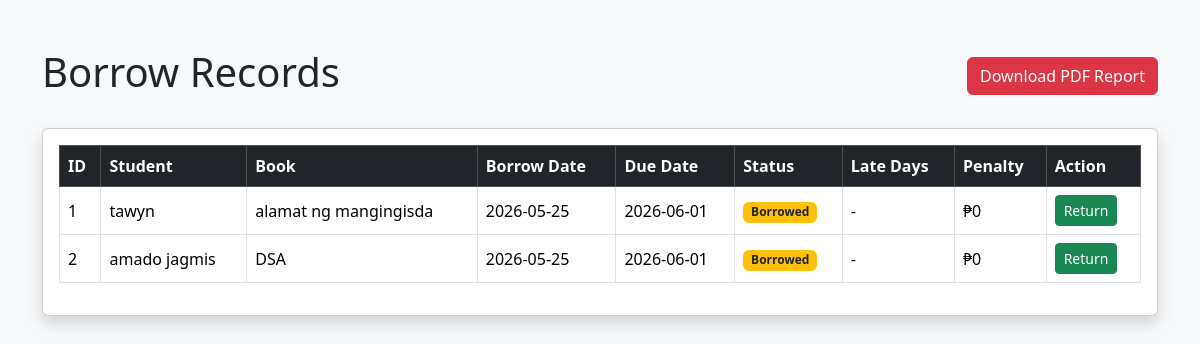
Before: /borrow_records (signed in) with the older database file.
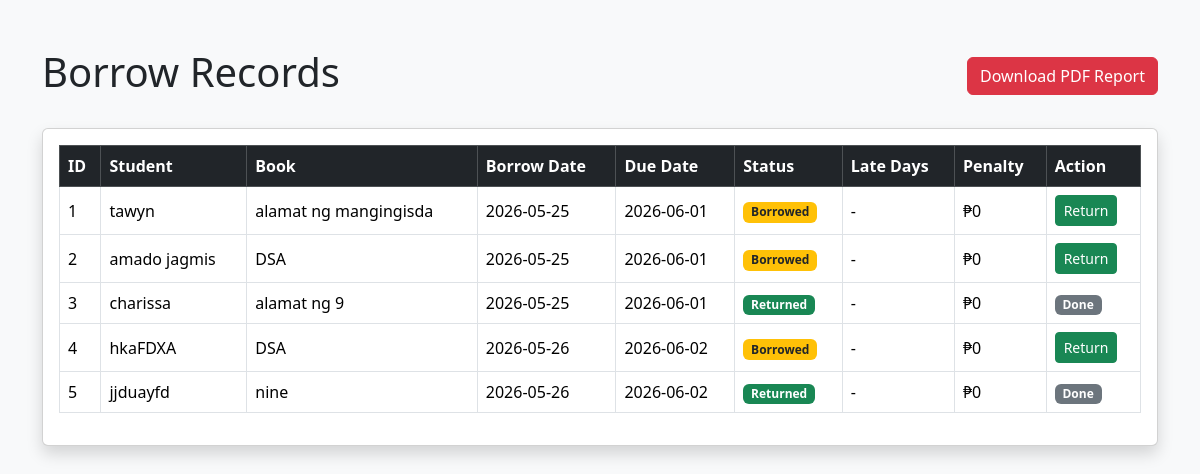
After: the same page with the newer database file.
### tables this page shows
CREATE TABLE borrow_books (
    id INTEGER PRIMARY KEY AUTOINCREMENT,
    student_name TEXT NOT NULL,
    book_id INTEGER NOT NULL,
    book_title TEXT NOT NULL,
    borrow_date TEXT NOT NULL,
    due_date TEXT NOT NULL,
    status TEXT NOT NULL
);

### app.py (the view)
@app.route('/borrow_records')
@login_required
def borrow_records():
    conn = sqlite3.connect('database.db')
    cursor = conn.cursor()
    cursor.execute("SELECT * FROM borrow_books")
    records = cursor.fetchall()
    conn.close()
    current_date = datetime.now()
    updated_records = []
    for record in records:
        due_date = datetime.strptime(record[5], '%Y-%m-%d')
        late_days = 0
        penalty = 0
        status = record[6]
        if (
            current_date > due_date
            and status == 'Borrowed'
        ):
            late_days = (
                current_date - due_date
            ).days
            penalty = late_days * 5
            status = 'Overdue'
        updated_records.append({
            'id': record[0],
            'student': record[1],
            'book': record[3],
            'borrow_date': record[4],
            'due_date': record[5],
            'status': status,
            'late_days': late_days,
            'penalty': penalty
        })
    return render_template(
        'borrow_records.html',
        records=updated_records
    )

### app.py (called while the page is built)
def login_required(f):
    @wraps(f)
    def decorated_function(*args, **kwargs):
        if 'user' not in session:
            return redirect('/login')
        return f(*args, **kwargs)
    return decorated_function

### templates/borrow_records.html (shortened to what this page needs)
<!DOCTYPE html>
<html>
<head>
    <link href="https://cdn.jsdelivr.net/npm/bootstrap@5.3.3/dist/css/bootstrap.min.css" rel="stylesheet">
</head>
<body class="bg-light">
<div class="container mt-5">
    <div class="d-flex justify-content-between align-items-center mb-4">
        <h1>Borrow Records</h1>
        <a href="/generate_report" class="btn btn-danger">
            Download PDF Report
        </a>
    </div>
    <div class="card shadow p-3">
        <table class="table table-bordered table-hover align-middle">
            <thead class="table-dark">
                <tr>
                    <th>ID</th>
                    <th>Student</th>
                    <th>Book</th>
                    <th>Borrow Date</th>
                    <th>Due Date</th>
                    <th>Status</th>
                    <th>Late Days</th>
                    <th>Penalty</th>
                    <th>Action</th>
                </tr>
            </thead>
            <tbody>
                {% for record in records %}
                <tr>
                    <td>{{ record.id }}</td>
                    <td>{{ record.student }}</td>
                    <td>{{ record.book }}</td>
                    <td>{{ record.borrow_date }}</td>
                    <td>{{ record.due_date }}</td>
                    <td>
                        {% if record.status == 'Overdue' %}
                        <span class="badge bg-danger">
                            Overdue
                        </span>
                        {% elif record.status == 'Returned' %}
                        <span class="badge bg-success">
                            Returned
                        </span>
                        {% else %}
                        <span class="badge bg-warning text-dark">
                            Borrowed
                        </span>
                        {% endif %}
                    </td>
                    <td>
                        {% if record.late_days > 0 %}
                            {{ record.late_days }} days
                        {% else %}
                            -
                        {% endif %}
                    </td>
                    <td>
                        {% if record.penalty > 0 %}
                            ₱{{ record.penalty }}
                        {% else %}
                            ₱0
                        {% endif %}
                    </td>
                    <td>
                        {% if record.status != 'Returned' %}
                        <a
                            href="/return_book/{{ record.id }}"
                            class="btn btn-success btn-sm"
                        >
                            Return
                        </a>
                        {% else %}
                        <span class="badge bg-secondary">
                            Done
                        </span>
                        {% endif %}
                    </td>
                </tr>
                {% endfor %}
            </tbody>
        </table>
    </div>
</div>
</body>
</html>

Changed rows visible on the page:
added borrow_books: id "3", student "charissa", book "alamat ng 9", borrow_date "2026-05-25", due_date "2026-06-01", status "Returned"
added borrow_books: id "4", student "hkaFDXA", book "DSA", borrow_date "2026-05-26", due_date "2026-06-02", status "Borrowed"
added borrow_books: id "5", student "jjduayfd", book "nine", borrow_date "2026-05-26", due_date "2026-06-02", status "Returned"
